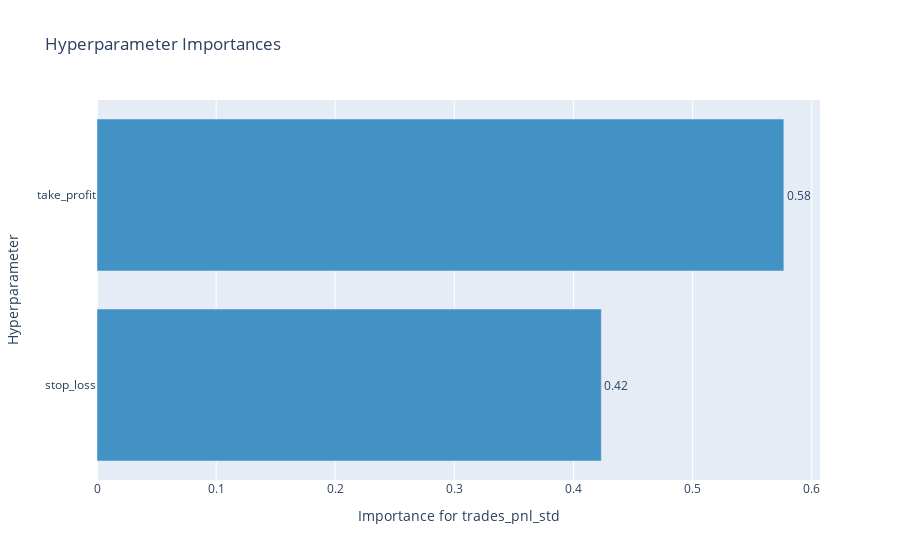

Notebook code for this chart:
### Code cell
optuna.visualization.plot_param_importances(
    study, target=lambda t: t.values[1], target_name="trades_pnl_std"
)

### Figure 1 — Plotly figure (JSON) as saved in the notebook; plotly's stock layout.template omitted (floating-point values rounded to 4 significant figures)
{"data": [{"cliponaxis": false, "hovertemplate": ["stop_loss (FloatDistribution): 0.42338727571408635<extra></extra>", "take_profit (FloatDistribution): 0.5766127242859136<extra></extra>"], "marker": {"color": "rgb(66,146,198)"}, "orientation": "h", "text": ["0.42", "0.58"], "textposition": "outside", "type": "bar", "x": [0.4234, 0.5766], "y": ["stop_loss", "take_profit"]}], "layout": {"showlegend": false, "title": {"text": "Hyperparameter Importances"}, "xaxis": {"title": {"text": "Importance for trades_pnl_std"}}, "yaxis": {"title": {"text": "Hyperparameter"}}}}
